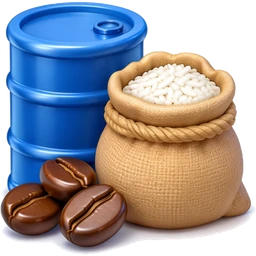
#> input picture img/as-commod.webp, 256 x 256 px
$ python logoput.py ../img/as-commod.webp ../img/as-crypto.webp
#> lines starting #> are read from the running program, lines starting #| are printed output that depends on the picture; after the words box and inside, x2 and y2 are one past the last pixel; in counts of white or black regions, pixels touching at a corner belong together
#> further down, im is the input picture: PIL image 256x256 RGBA; mean R, G, B, A 113.9, 112.9, 119.3, 194.9
import sys,numpy as np
from PIL import Image,ImageFilter
from scipy import ndimage
def find_medallion(im,thr=215):
#> called with thr = 215
    b=np.asarray(im.convert('RGB')).astype(int);H,W=b.shape[:2]
#> after `b = np.asarray(im.convert('RGB')).astype(int)`:
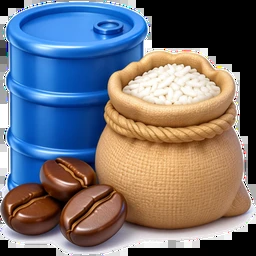
#> b: shape (256, 256, 3) int64; mean R, G, B 113.9, 112.9, 119.3
#> after `H, W = b.shape[:2]`: H = 256; W = 256
    top=b[:int(H*.45)]
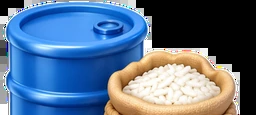
#> top: shape (115, 256, 3) int64; mean R, G, B 88, 112, 140.5
    wh=(top.min(axis=2)>thr)&((top.max(axis=2)-top.min(axis=2))<40)
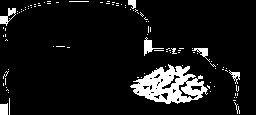
#> wh: shape (115, 256) bool; 8.5% white; 101 white regions (92 under 20 px), largest, box (x1, y1, x2, y2) and area: (130, 64, 208, 104) 1656, (0, 8, 16, 26) 122, (144, 37, 164, 56) 121
    wh=ndimage.binary_opening(wh,iterations=1)
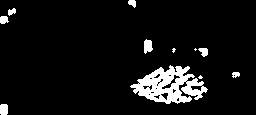
#> wh: shape (115, 256) bool; 7% white; 11 white regions (3 under 20 px), largest, box (x1, y1, x2, y2) and area: (130, 65, 208, 104) 1605, (144, 39, 153, 54) 99, (0, 104, 8, 115) 84
    lab,n=ndimage.label(wh);best=None
#> after `lab, n = ndimage.label(wh)`:
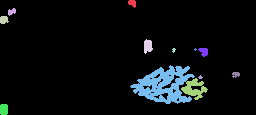
#> lab: shape (115, 256) int32; 13 distinct labels, from 0 to 12; one colour per label, 0 black
#> after `lab, n = ndimage.label(wh)`: n = 12
    for k,sl in enumerate(ndimage.find_objects(lab),1):
        y0,y1,x0,x1=sl[0].start,sl[0].stop,sl[1].start,sl[1].stop
        if y0==0 or x0==0 or x1>=W: continue
        h,w=y1-y0,x1-x0
        if h<H*.06 or abs(h-w)>max(h,w)*.35: continue
        area=(lab[sl]==k).sum()
        if area<.5*h*w: continue
        if not best or area>best[0]: best=(area,(x0+x1)/2,(y0+y1)/2,min(h,w))
#> this loop made 12 passes
#> (y0, y1, x0, x1, h, w) on passes 2, 4, 5, 6, 7, 8, 9, 10: (8, 16, 8, 16, 8, 8), (39, 54, 144, 153, 15, 9), (48, 53, 172, 176, 5, 4), (48, 51, 194, 197, 3, 3), (48, 57, 198, 208, 9, 10), (65, 104, 130, 195, 39, 65), (72, 78, 232, 240, 6, 8), (75, 79, 198, 203, 4, 5)
#> (y0, y1, x0, x1) on passes 1, 3, 12: (0, 8, 128, 136), (16, 24, 0, 9), (104, 115, 0, 8)
    return best
def put(im,cx,cy,d,color=(190,30,45),scale=.62):
    cx,cy,d=float(cx),float(cy),float(d);m=np.load(__import__('os').path.join(__import__('os').path.dirname(__file__),'logomask.npy'));mh,mw=m.shape
    s=d*scale/max(mh,mw);size=(max(1,int(mw*s)),max(1,int(mh*s)))
    M=Image.fromarray((m*255).astype('uint8')).resize(size,Image.LANCZOS)
    im=im.convert('RGBA');lay=Image.new('RGBA',im.size,(0,0,0,0))
    col=Image.new('RGBA',size,color+(255,));lay.paste(col,(int(cx-size[0]/2),int(cy-size[1]/2)),M)
    # soft shadow for 2.5D feel
    sh=Image.new('RGBA',im.size,(0,0,0,0));sc=Image.new('RGBA',size,(60,20,10,90))
    sh.paste(sc,(int(cx-size[0]/2+d*.015),int(cy-size[1]/2+d*.025)),M);sh=sh.filter(ImageFilter.GaussianBlur(d*.012))
    return Image.alpha_composite(Image.alpha_composite(im,sh),lay)
if __name__=='__main__':
    src,dst=sys.argv[1],sys.argv[2];im=Image.open(src)
    r=find_medallion(im);print(r)
#| None
#> (the run stopped early here; a loop or call above may not have finished)

$ run again, on img/as-rice.webp
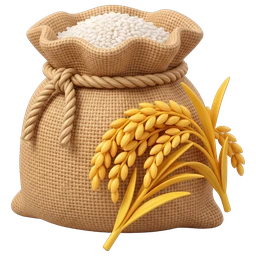
#> input picture img/as-rice.webp, 256 x 256 px
#> im is the input picture: PIL image 256x256 RGBA; mean R, G, B, A 132, 100.1, 62.4, 157.8
#> in find_medallion, `wh=(top.min(axis=2)>thr)&((top.max(axis=2)-top.min(axis=2))<40)`:
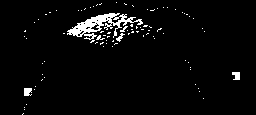
#> wh: shape (115, 256) bool; 3.6% white; 88 white regions (82 under 20 px), largest, box (x1, y1, x2, y2) and area: (67, 13, 143, 40) 714, (24, 88, 32, 96) 56, (232, 72, 240, 80) 51, (116, 33, 125, 42) 32, (96, 35, 105, 40) 21, (120, 26, 128, 32) 20
#> in find_medallion, `lab, n = ndimage.label(wh)`:
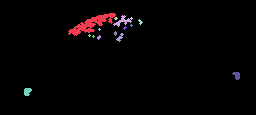
#> lab: shape (115, 256) int32; 16 distinct labels, from 0 to 15; one colour per label, 0 black
#> n = 15
#> the loop in find_medallion, `for k,sl in enumerate(ndimage.find_objects(lab),1):` made 15 passes
#> (y0, y1, x0, x1, h, w) on passes 1 to 8: (13, 36, 68, 116, 23, 48), (15, 27, 113, 132, 12, 19), (17, 20, 114, 118, 3, 4), (17, 20, 130, 133, 3, 3), (19, 25, 138, 143, 6, 5), (24, 27, 130, 133, 3, 3), (26, 30, 123, 127, 4, 4), (28, 31, 98, 101, 3, 3)
#| None
